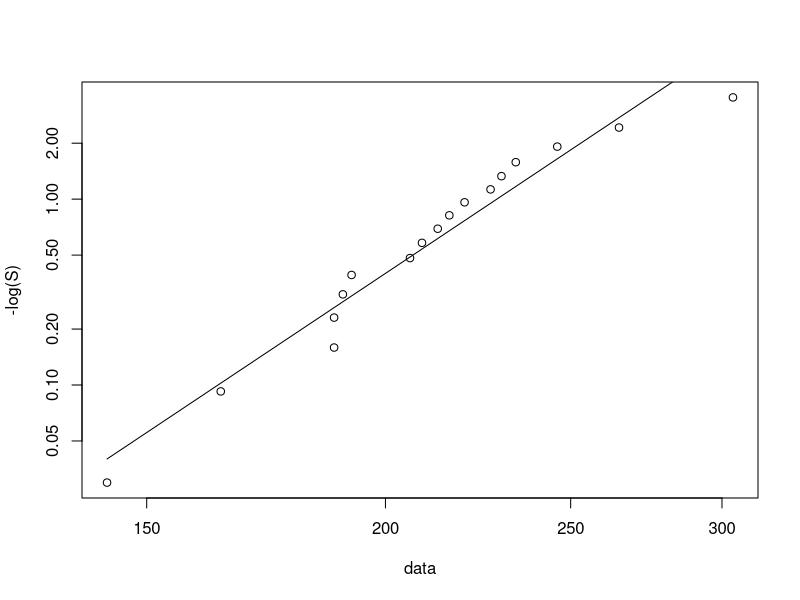
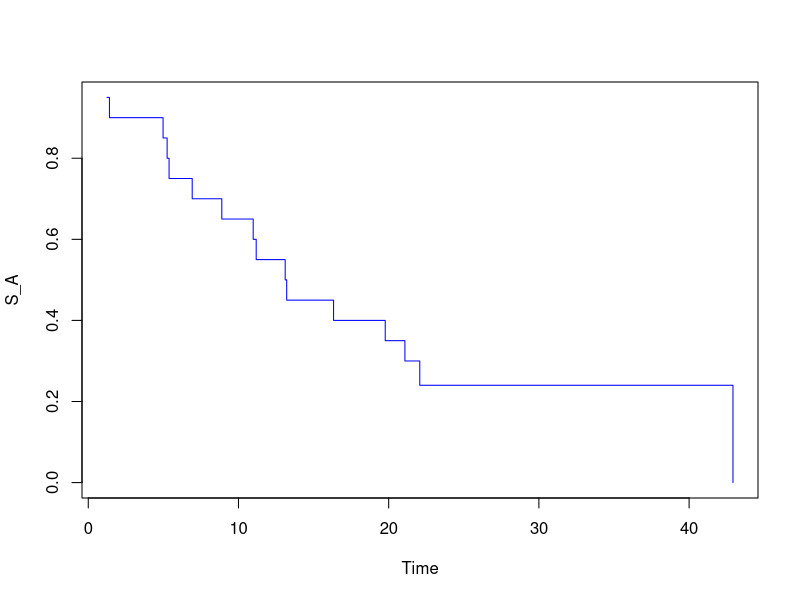
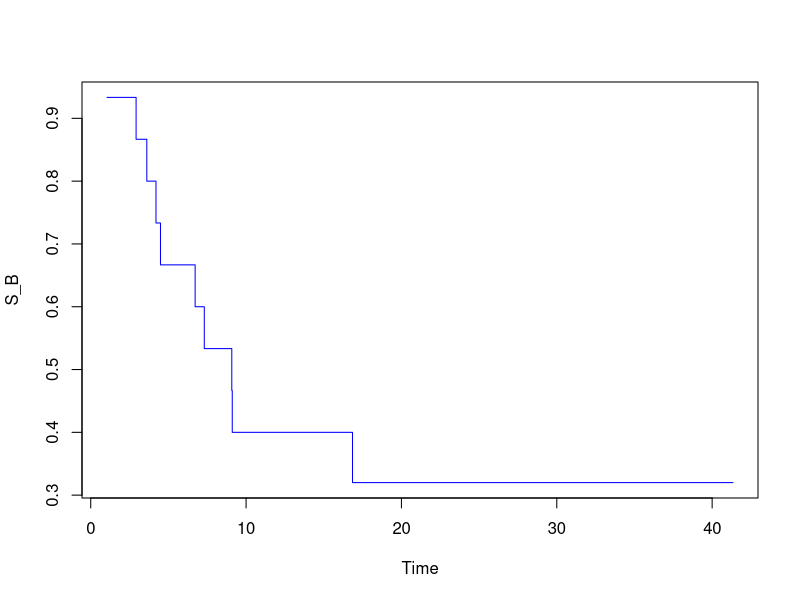

Recreate these plots in R, in order.
## ---- chunk 1
data<-c(143, 164, 188, 188, 190, 192, 206, 209, 213, 216, 220, 227, 230, 234, 246, 265, 304)
sE<-numeric(0)
for (i in 1:length(data)){
  sE[i] = 1-(i-0.5)/length(data)}
y = -log(sE)
plot(data, y, log="xy", xlab="data", ylab="-log(S)")
reg=lm(log(y)~log(data))
lines(data,exp(predict(reg)))
## ---- chunk 2
summary(reg)
## ---- chunk 3
library(survival)
xA<-c(1.25, 1.41, 4.98, 5.25, 5.38, 6.92, 8.89, 10.98, 11.18, 13.11, 13.21, 16.33, 19.77, 21.08, 21.84, 22.07, 31.38, 32.61, 37.18, 42.92)
deltaA<-c(rep(1,14), 0, 1, rep(0,3),1)
kmA<-survfit(Surv(xA,deltaA)~1, type="kaplan-meier")
print(kmA$surv)
plot(kmA$time, kmA$surv, type="s", col='blue',xlab="Time", ylab="S_A")
## ---- chunk 4
xB<-c(1.05, 2.92, 3.61, 4.20, 4.49, 6.72, 7.31, 9.08, 9.11, 14.49, 16.85, 18.82, 26.59, 30.26, 41.34)
deltaB<-c(rep(1,9), 0, 1, rep(0,4))
kmB<-survfit(Surv(xB,deltaB)~1, type="kaplan-meier")
print(kmB$surv)
plot(kmB$time, kmB$surv, type="s", col='blue',xlab="Time", ylab="S_B")
## ---- chunk 5
summary(kmA)
## ---- chunk 6
summary(kmB)
